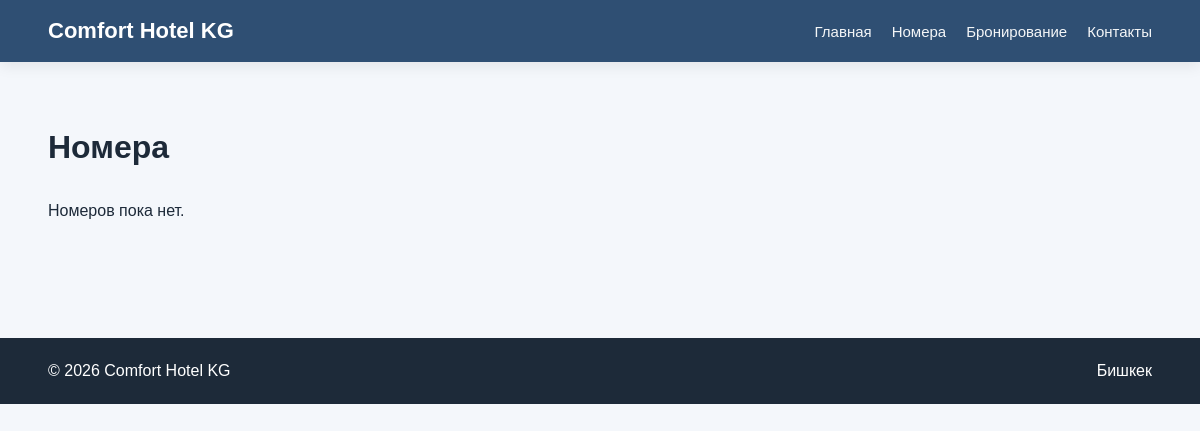
The app's page /rooms/, older data.
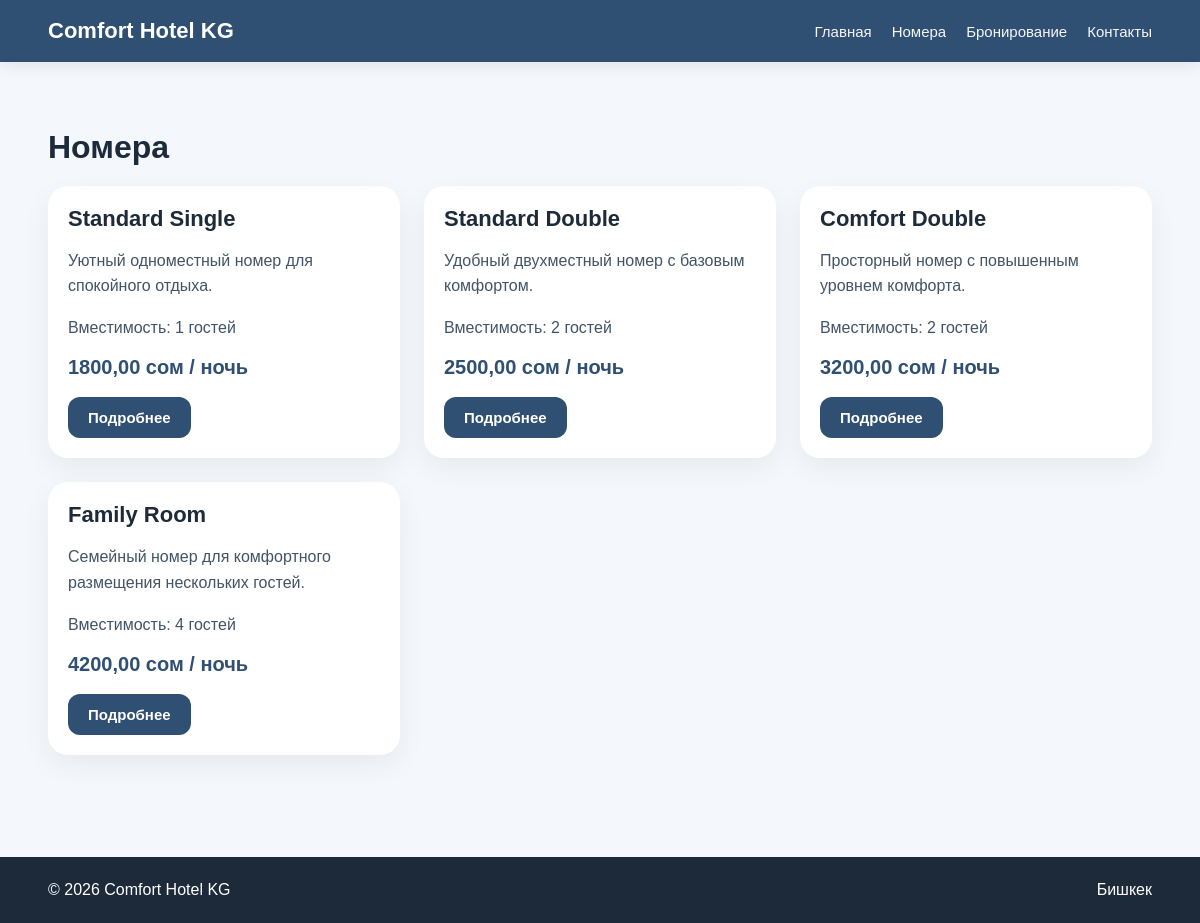
The same page, newer data.
### rooms/models.py (models this page shows, shortened)
class Room(models.Model):
    title = models.CharField(max_length=120, unique=True)
    slug = models.SlugField(max_length=140, unique=True, blank=True)
    short_description = models.CharField(max_length=255)
    description = models.TextField()
    price_per_night = models.DecimalField(
        max_digits=10,
        decimal_places=2,
        validators=[MinValueValidator(0)]
    )
    capacity = models.PositiveIntegerField(validators=[MinValueValidator(1)])
    is_active = models.BooleanField(default=True)
    created_at = models.DateTimeField(auto_now_add=True)
    class Meta:
        ordering = ["price_per_night", "title"]
        verbose_name = "Room"
        verbose_name_plural = "Rooms"

### rooms/views.py (the view)
# urls.py: path("", room_list_view, name="room_list"),
def room_list_view(request):
    rooms = Room.objects.filter(is_active=True).prefetch_related("images")
    return render(request, "rooms/room_list.html", {"rooms": rooms})

### templates/rooms/room_list.html (shortened to what this page needs)
{% extends "base.html" %}
{% block content %}
<section class="section">
    <h1 class="section-title">Номера</h1>
    <div class="grid">
        {% for room in rooms %}
            <div class="card">
                <div class="card-body">
                    <h3>{{ room.title }}</h3>
                    <p>{{ room.short_description }}</p>
                    <p>Вместимость: {{ room.capacity }} гостей</p>
                    <div class="price">{{ room.price_per_night }} сом / ночь</div>
                    <a href="{% url 'rooms:room_detail' room.slug %}" class="btn">Подробнее</a>
                </div>
            </div>
        {% empty %}
            <p>Номеров пока нет.</p>
        {% endfor %}
    </div>
</section>
{% endblock %}

Row changes from the older to the newer data that the page shows:
added Room: title "Standard Single", short_description "Уютный одноместный номер для спокойного отдыха.", capacity "1", price_per_night "1800,00"
added Room: title "Standard Double", short_description "Удобный двухместный номер с базовым комфортом.", capacity "2", price_per_night "2500,00"
added Room: title "Comfort Double", short_description "Просторный номер с повышенным уровнем комфорта.", capacity "2", price_per_night "3200,00"
added Room: title "Family Room", short_description "Семейный номер для комфортного размещения нескольких гостей.", capacity "4", price_per_night "4200,00"
Text that changed along with them:
text no longer shown: "Номеров пока нет."
